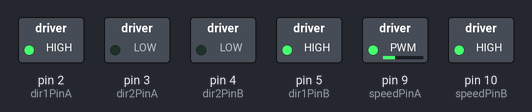
A sketch run on a simulated Arduino Uno, built with avr-gcc and run on an emulated ATmega328P. On the bench: switched loads named in the sketch (green lamp = pin HIGH).

Above: at 0.05 s.
At 2.95 s:
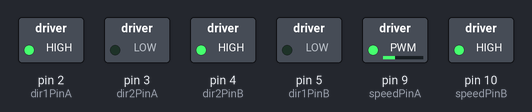
Timing chart, 0 to 3.5 s (numbered marks = the images above):
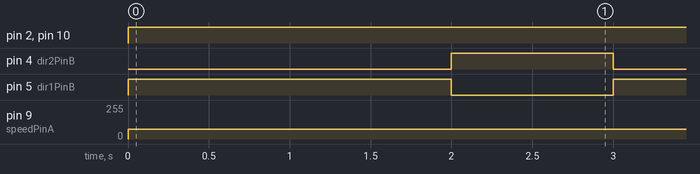

The sketch:

dc_pwm.ino
```cpp
// Motor 1 - BLACK
int speedPinA = 9; // pwm pin to control motor speed
int dir1PinA = 2;
int dir2PinA = 3;

// Motor 2 - WHITE
int speedPinB = 10; // pwm pin to control motor speed
int dir1PinB = 5;
int dir2PinB = 4;

// direction -> 1: forward, 0: backwards
void set_speed_left_wheel(int speedRatio, int dir) {
  analogWrite(speedPinB, speedRatio);
  digitalWrite(dir1PinB, dir == 1 ? HIGH : LOW);
  digitalWrite(dir2PinB, dir == 1 ? LOW  : HIGH);
}

void set_speed_right_wheel(int speedRatio, int dir) {
  analogWrite(speedPinA, speedRatio);
  digitalWrite(dir1PinA, dir == 1 ? HIGH : LOW);
  digitalWrite(dir2PinA, dir == 1 ? LOW  : HIGH);
}

// maneuvers
void mv_forward() {
  // calibration required due to different rpms of wheels
  set_speed_right_wheel(75, 1);
  set_speed_left_wheel(255, 1);
}

void mv_turn_around() {
  set_speed_right_wheel(75, 1);
  set_speed_left_wheel(255, 0);
}


void setup() {
  Serial.begin(9600);

  pinMode(dir1PinA, OUTPUT);
  pinMode(dir2PinA, OUTPUT);
  pinMode(speedPinA, OUTPUT);

  pinMode(dir1PinB, OUTPUT);
  pinMode(dir2PinB, OUTPUT);
  pinMode(speedPinB, OUTPUT);
}

void loop() {
  mv_forward();

  delay(2000);

  mv_turn_around();

  delay(1000);

  mv_forward();
}
```

Measured:
- by itself, pin 2 (dir1PinA), pin 10 (speedPinB): LOW → HIGH at 0.00 s
- by itself, pin 4 (dir2PinB): alternates HIGH for 1.0 s and LOW for 2.0 s
- by itself, pin 5 (dir1PinB): alternates HIGH for 2.0 s and LOW for 1.0 s
- by itself, pin 9 (speedPinA): 0/255 → 75/255 at 0.00 s
